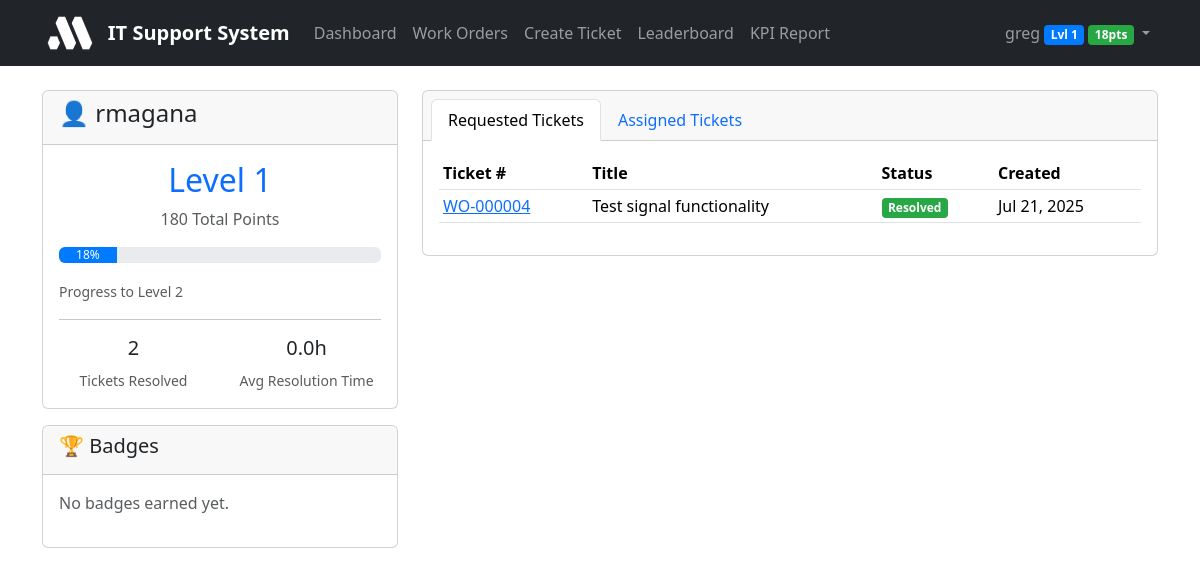
The app's page /profile/3/ (signed in) with its own data.
### workorders/models.py (models this page shows, shortened)
class UserProfile(models.Model):
    user = models.OneToOneField(User, on_delete=models.CASCADE)
    total_points = models.IntegerField(default=0)
    level = models.IntegerField(default=1)
    badges = models.JSONField(default=list, blank=True)
    tickets_resolved = models.IntegerField(default=0)
    average_resolution_time = models.FloatField(default=0.0, help_text="Average resolution time in hours")
    def get_badges(self):
        badges = []
        if self.total_points >= 1000:
            badges.append("Bronze Supporter")
        if self.total_points >= 5000:
            badges.append("Silver Supporter")
        if self.total_points >= 10000:
            badges.append("Gold Supporter")
        if self.total_points >= 25000:
            badges.append("Platinum Supporter")
        if self.tickets_resolved >= 10:
            badges.append("Problem Solver")
        if self.tickets_resolved >= 50:
            badges.append("Expert Resolver")
        if self.tickets_resolved >= 100:
            badges.append("Master Technician")
        if self.average_resolution_time > 0 and self.average_resolution_time <= 2:
            badges.append("Speed Demon")
        if self.average_resolution_time > 0 and self.average_resolution_time <= 1:
            badges.append("Lightning Fast")
        self.badges = badges
        self.save()
        return badges

class WorkOrder(models.Model):
    PRIORITY_CHOICES = [
        ('low', 'Low'),
        ('medium', 'Medium'),
        ('high', 'High'),
        ('urgent', 'Urgent'),
    ]
    STATUS_CHOICES = [
        ('open', 'Open'),
        ('in_progress', 'In Progress'),
        ('waiting', 'Waiting for Customer'),
        ('resolved', 'Resolved'),
        ('closed', 'Closed'),
    ]
    ticket_number = models.CharField(max_length=20, unique=True, editable=False)
    title = models.CharField(max_length=200)
    description = models.TextField()
    task_type = models.ForeignKey(TaskType, on_delete=models.CASCADE)
    task_category = models.ForeignKey(TaskCategory, on_delete=models.CASCADE)
    priority = models.CharField(max_length=10, choices=PRIORITY_CHOICES, default='medium')
    status = models.CharField(max_length=20, choices=STATUS_CHOICES, default='open')
    requester = models.ForeignKey(User, on_delete=models.CASCADE, related_name='requested_tickets')
    assigned_to = models.ManyToManyField(User, blank=True, related_name='assigned_tickets')
    location_name = models.CharField(max_length=200, blank=True)
    latitude = models.FloatField(null=True, blank=True)
    longitude = models.FloatField(null=True, blank=True)
    created_at = models.DateTimeField(auto_now_add=True)
    updated_at = models.DateTimeField(auto_now=True)
    due_date = models.DateTimeField(null=True, blank=True)
    resolved_at = models.DateTimeField(null=True, blank=True)
    points_earned = models.IntegerField(default=0, editable=False)
    difficulty_rating = models.IntegerField(
        default=1,
        validators=[MinValueValidator(1), MaxValueValidator(5)],
        help_text="Difficulty rating from 1-5"
    )
    class Meta:
        ordering = ['-created_at']

### workorders/views.py (the view)
# urls.py: path('profile/', views.user_profile, name='user_profile'),
@login_required
def user_profile(request, user_id=None):
    if user_id:
        user = get_object_or_404(User, id=user_id)
    else:
        user = request.user
    profile, created = UserProfile.objects.get_or_create(user=user)
    requested_tickets = WorkOrder.objects.filter(requester=user)
    assigned_tickets = WorkOrder.objects.filter(assigned_to=user)
    badges = profile.get_badges()
    next_level_points = profile.level * 1000
    progress_percentage = (profile.total_points % 1000) / 1000 * 100
    context = {
        'profile_user': user,
        'profile': profile,
        'requested_tickets': requested_tickets,
        'assigned_tickets': assigned_tickets,
        'badges': badges,
        'next_level_points': next_level_points,
        'progress_percentage': progress_percentage,
    }
    return render(request, 'workorders/user_profile.html', context)

### workorders/templates/workorders/user_profile.html (shortened to what this page needs)
{% extends 'base.html' %}
{% block content %}
<div class="container">
    <div class="row">
        <div class="col-md-4">
            <div class="card">
                <div class="card-header">
                    <h4>👤 {{ profile_user.username }}</h4>
                </div>
                <div class="card-body">
                    <div class="text-center mb-3">
                        <h2 class="text-primary">Level {{ profile.level }}</h2>
                        <p class="text-muted">{{ profile.total_points }} Total Points</p>
                    </div>
                    <div class="progress mb-3">
                        <div class="progress-bar" role="progressbar" style="width: {{ progress_percentage }}%">
                            {{ progress_percentage|floatformat:0 }}%
                        </div>
                    </div>
                    <small class="text-muted">Progress to Level {{ profile.level|add:1 }}</small>
                    <hr>
                    <div class="row text-center">
                        <div class="col-6">
                            <h5>{{ profile.tickets_resolved }}</h5>
                            <small class="text-muted">Tickets Resolved</small>
                        </div>
                        <div class="col-6">
                            <h5>{{ profile.average_resolution_time|floatformat:1 }}h</h5>
                            <small class="text-muted">Avg Resolution Time</small>
                        </div>
                    </div>
                </div>
            </div>
            <div class="card mt-3">
                <div class="card-header">
                    <h5>🏆 Badges</h5>
                </div>
                <div class="card-body">
                    {% for badge in badges %}
                        <span class="badge bg-info me-1 mb-1">{{ badge }}</span>
                    {% empty %}
                        <p class="text-muted">No badges earned yet.</p>
                    {% endfor %}
                </div>
            </div>
        </div>
        <div class="col-md-8">
            <div class="card">
                <div class="card-header">
                    <ul class="nav nav-tabs card-header-tabs" role="tablist">
                        <li class="nav-item">
                            <a class="nav-link active" data-bs-toggle="tab" href="#requested">Requested Tickets</a>
                        </li>
                        <li class="nav-item">
                            <a class="nav-link" data-bs-toggle="tab" href="#assigned">Assigned Tickets</a>
                        </li>
                    </ul>
                </div>
                <div class="card-body">
                    <div class="tab-content">
                        <div class="tab-pane fade show active" id="requested">
                            <div class="table-responsive">
                                <table class="table table-sm">
                                    <thead>
                                        <tr>
                                            <th>Ticket #</th>
                                            <th>Title</th>
                                            <th>Status</th>
                                            <th>Created</th>
                                        </tr>
                                    </thead>
                                    <tbody>
                                        {% for ticket in requested_tickets %}
                                        <tr>
                                            <td>
                                                <a href="{% url 'work_order_detail' ticket.pk %}">{{ ticket.ticket_number }}</a>
                                            </td>
                                            <td>{{ ticket.title|truncatechars:30 }}</td>
                                            <td>
                                                <span class="badge status-{{ ticket.status }}">{{ ticket.get_status_display }}</span>
                                            </td>
                                            <td>{{ ticket.created_at|date:"M d, Y" }}</td>
                                        </tr>
                                        {% empty %}
                                        <tr>
                                            <td colspan="4" class="text-center">No requested tickets.</td>
                                        </tr>
                                        {% endfor %}
                                    </tbody>
                                </table>
                            </div>
                        </div>
                    </div>
                </div>
            </div>
        </div>
    </div>
</div>
{% endblock %}

### workorders/templates/base.html (shortened to what this page needs)
{% load django_bootstrap5 %}
{% load static %}
<!DOCTYPE html>
<html lang="en">
<head>
    {% bootstrap_css %}
</head>
<body>
    <nav class="navbar navbar-expand-lg navbar-dark bg-dark">
        <div class="container">
            <a class="navbar-brand" href="{% url 'dashboard' %}">
                <img src="{% static 'workorders/images/logo.png' %}" alt="Company Logo" class="company-logo">
                IT Support System
            </a>
            <div class="collapse navbar-collapse" id="navbarNav">
                <ul class="navbar-nav me-auto">
                    <li class="nav-item">
                        <a class="nav-link" href="{% url 'dashboard' %}">Dashboard</a>
                    </li>
                    <li class="nav-item">
                        <a class="nav-link" href="{% url 'work_order_list' %}">Work Orders</a>
                    </li>
                    <li class="nav-item">
                        <a class="nav-link" href="{% url 'work_order_create' %}">Create Ticket</a>
                    </li>
                    <li class="nav-item">
                        <a class="nav-link" href="{% url 'leaderboard' %}">Leaderboard</a>
                    </li>
                    <li class="nav-item">
                        <a class="nav-link" href="{% url 'kpi_report' %}">KPI Report</a>
                    </li>
                </ul>
                <ul class="navbar-nav">
                    {% if user.is_authenticated %}
                        <li class="nav-item dropdown">
                            <a class="nav-link dropdown-toggle" href="#" id="navbarDropdown" role="button" data-bs-toggle="dropdown">
                                {{ user.username }}
                                {% if user.userprofile %}
                                    <span class="badge level-badge">Lvl {{ user.userprofile.level }}</span>
                                    <span class="badge badge-points">{{ user.userprofile.total_points }}pts</span>
                                {% endif %}
                            </a>
                        </li>
                    {% else %}
                        <li class="nav-item">
                            <a class="nav-link" href="{% url 'login' %}">Login</a>
                        </li>
                    {% endif %}
                </ul>
            </div>
        </div>
    </nav>
    <main class="py-4">
        {% block content %}
        {% endblock %}
    </main>
</body>
</html>

### workorders/templates/base.html (style rules this page uses)
.navbar-brand { font-weight: bold; display: flex; align-items: center; }
.company-logo { height: 40px; width: auto; margin-right: 10px; }
.badge-points { background-color: #28a745; color: white; }
.level-badge { background-color: #007bff; color: white; }
.status-resolved { background-color: #28a745; color: white; }
.progress-bar { background-color: #007bff; }
.badge { display: inline-block; padding: 0.25rem 0.4rem; font-size: 0.75rem; font-weight: 700; line-height: 1; text-align: center; white-space: nowrap; vertical-align: baseline; border-radius: 0.25rem; }

### records on screen
UserProfile: level "1", total_points "180", level|add "2", tickets_resolved "2", average_resolution_time "0.0"
WorkOrder: ticket_number "WO-000004", title "Test signal functionality", status "Resolved", created_at "Jul 21, 2025"

### other values on screen
{{ user.username }} "greg"
{{ user.userprofile.level }} "1"
{{ user.userprofile.total_points }} "18"
{{ profile_user.username }} "rmagana"
{{ progress_percentage|floatformat:0 }} "18"
